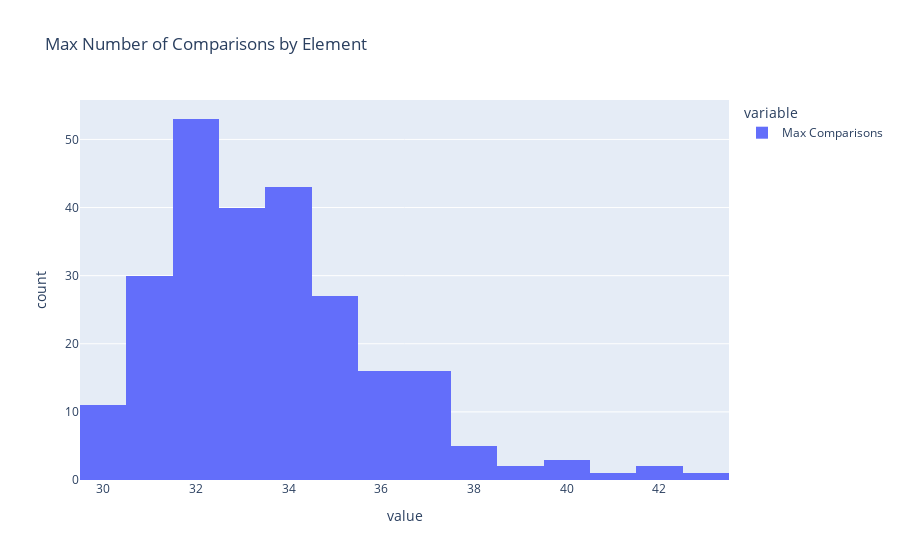

This figure's notebook cell:
### Code cell
display(px.histogram(pd.Series(maxes, name = "Max Comparisons"), title = "Max Number of Comparisons by Element"))

### Figure 1 — Plotly figure (JSON) as saved in the notebook; plotly's stock layout.template omitted (floating-point values rounded to 4 significant figures; data arrays with more than 128 entries replaced by an {"elided": "..."} marker saying what was removed)
{"data": [{"alignmentgroup": "True", "bingroup": "x", "hovertemplate": "variable=Max Comparisons<br>value=%{x}<br>count=%{y}<extra></extra>", "legendgroup": "Max Comparisons", "marker": {"color": "#636efa", "pattern": {"shape": ""}}, "name": "Max Comparisons", "offsetgroup": "Max Comparisons", "orientation": "v", "showlegend": true, "type": "histogram", "x": {"elided": "250 int values"}, "xaxis": "x", "yaxis": "y"}], "layout": {"barmode": "relative", "legend": {"title": {"text": "variable"}, "tracegroupgap": 0}, "title": {"text": "Max Number of Comparisons by Element"}, "xaxis": {"anchor": "y", "domain": [0, 1], "title": {"text": "value"}}, "yaxis": {"anchor": "x", "domain": [0, 1], "title": {"text": "count"}}}}
